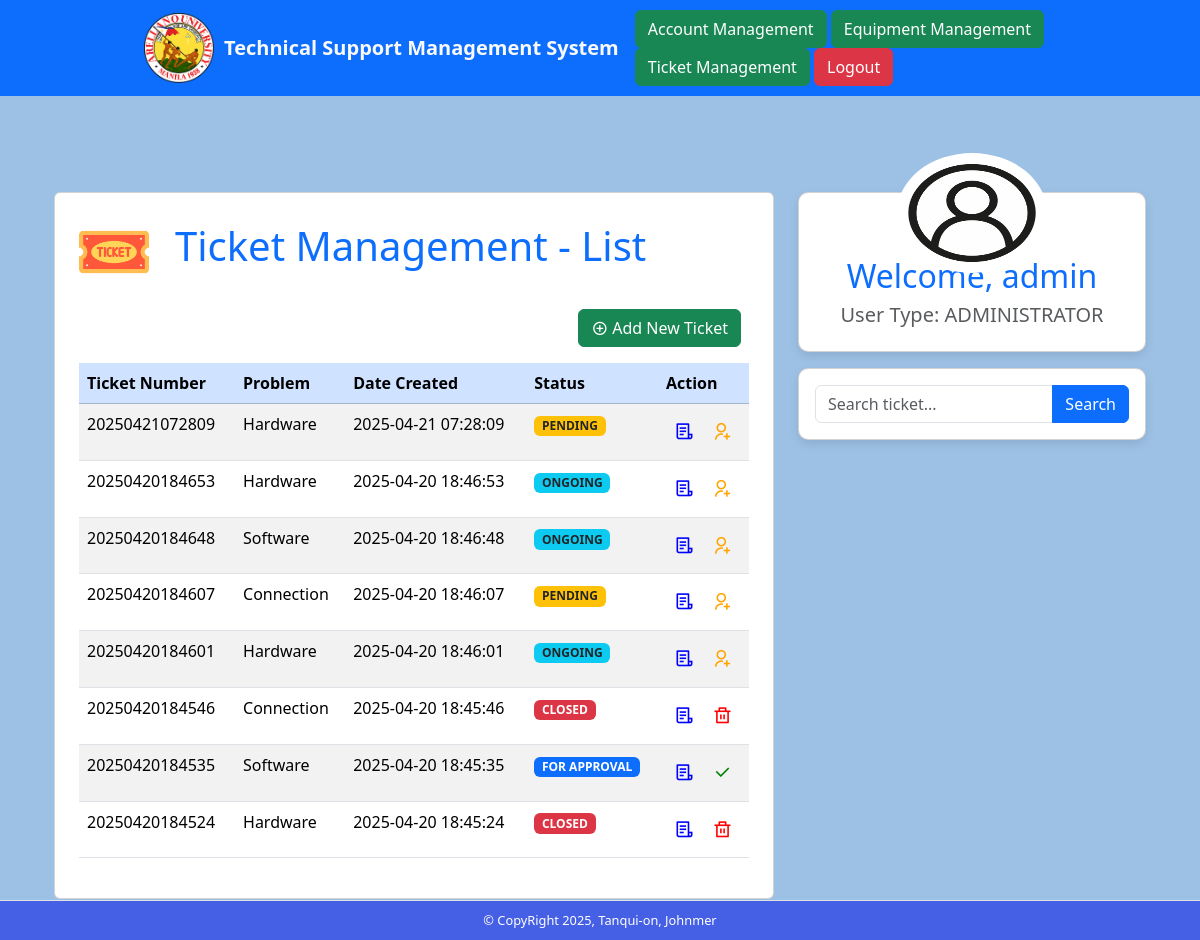
The app's page /tickets-management.php (signed in) with its own data.
### tables this page shows
CREATE TABLE `tbltickets` (
  `ticketnumber` varchar(50) NOT NULL,
  `problem` varchar(50) NOT NULL,
  `details` varchar(50) NOT NULL,
  `status` varchar(50) NOT NULL,
  `createdby` varchar(50) NOT NULL,
  `datecreated` varchar(50) NOT NULL,
  `assignedto` varchar(255) DEFAULT NULL,
  `dateassigned` varchar(50) NOT NULL,
  `datecompleted` varchar(50) NOT NULL,
  `approvedby` varchar(50) NOT NULL,
  `dateapproved` varchar(50) NOT NULL
);

### tickets-management.php (the view, shortened to what this page needs)
<?php
require_once "config.php";
$username = $_SESSION['username'];
$usertype = $_SESSION['usertype'];
$searchTerm = "";
if ($searchTerm) {
    if ($usertype === 'TECHNICAL') {
        $sql = "SELECT * FROM tbltickets WHERE assignedto = ? AND (ticketnumber LIKE ? OR problem LIKE ? OR status LIKE ?) ORDER BY ticketnumber DESC";
        $stmt = mysqli_prepare($link, $sql);
        mysqli_stmt_bind_param($stmt, "ssss", $username, $searchTerm, $searchTerm, $searchTerm);
    } elseif ($usertype === 'STAFF' || $usertype === 'USER') {
        $sql = "SELECT * FROM tbltickets WHERE createdby = ? AND (ticketnumber LIKE ? OR problem LIKE ? OR status LIKE ?) ORDER BY ticketnumber DESC";
        $stmt = mysqli_prepare($link, $sql);
        mysqli_stmt_bind_param($stmt, "ssss", $username, $searchTerm, $searchTerm, $searchTerm);
    } else {
        $sql = "SELECT * FROM tbltickets WHERE (ticketnumber LIKE ? OR problem LIKE ? OR status LIKE ?) ORDER BY ticketnumber DESC";
        $stmt = mysqli_prepare($link, $sql);
        mysqli_stmt_bind_param($stmt, "sss", $searchTerm, $searchTerm, $searchTerm);
    }
} else {
    if ($usertype === 'TECHNICAL') {
        $sql = "SELECT * FROM tbltickets WHERE assignedto = ? ORDER BY ticketnumber DESC";
        $stmt = mysqli_prepare($link, $sql);
        mysqli_stmt_bind_param($stmt, "s", $username);
    } elseif ($usertype === 'STAFF' || $usertype === 'USER') {
        $sql = "SELECT * FROM tbltickets WHERE createdby = ? ORDER BY ticketnumber DESC";
        $stmt = mysqli_prepare($link, $sql);
        mysqli_stmt_bind_param($stmt, "s", $username);
    } else {
        $sql = "SELECT * FROM tbltickets ORDER BY ticketnumber DESC";
        $stmt = mysqli_prepare($link, $sql);
    }
}
if (mysqli_stmt_execute($stmt)) {
    $result = mysqli_stmt_get_result($stmt);
} else {
    $error = "<div class='alert alert-danger text-center'>Error executing query.</div>";
}
function buildTable($result, $usertype) {
    if (mysqli_num_rows($result) > 0) {
      echo "<table class='table table-striped'>";
      echo '<thead class="table-primary">
              <tr>
                <th>Ticket Number</th>
                <th>Problem</th>
                <th>Date Created</th>
                <th>Status</th>
                <th>Action</th>
              </tr>
            </thead>
            <tbody>';
      while ($row = mysqli_fetch_array($result, MYSQLI_ASSOC)) {
            $status = strtoupper(trim($row['status']));
            $badgeClass = '';
            switch($status) {
                case 'PENDING':
                    $badgeClass = 'bg-warning text-dark';
                    break;
                case 'ONGOING':
                    $badgeClass = 'bg-info text-dark';
                    break;
                case 'FOR APPROVAL':
                    $badgeClass = 'bg-primary';
                    break;
                case 'CLOSED':
                    $badgeClass = 'bg-danger';
                    break;
            }
          echo "<tr>";
          echo "<td>" . $row['ticketnumber'] . "</td>";
          echo "<td>" . $row['problem'] . "</td>";
          echo "<td>" . $row['datecreated']. "</td>";
          echo "<td><span class='badge $badgeClass'>" . htmlspecialchars($row['status']) . "</span></td>";
          echo "<td>";
            echo "<div class='d-flex gap-2 flex-wrap justify-content-center'>";
            echo "<a href='#'
                    class='details-icon'
                    data-bs-toggle='modal'
                    data-bs-target='#detailsModal'
                    data-ticket='" . htmlspecialchars(json_encode($row), ENT_QUOTES, 'UTF-8') . "'
                    onmouseover='this.style.backgroundColor = \"blue\"; this.style.color = \"white\";'
                    onmouseout='this.style.backgroundColor = \"transparent\"; this.style.color = \"blue\";'
                    style='font-size: 1.2rem; text-decoration: none; color: blue; padding: 5px; border-radius: 4px; transition: background-color 0.3s, color 0.3s;'
                    title='View Ticket Details'>
                      <i class='ri-file-list-3-line'></i>
                  </a>";
                  $normalizedStatus = str_replace('-', '', strtoupper(trim($row['status'])));
                  if ($usertype === 'ADMINISTRATOR') {
                      if (in_array($normalizedStatus, ['PENDING', 'ONGOING'])) {
                          echo "<a href='assign-ticket.php?ticket=" . $row['ticketnumber'] . "'
                                  class='assign-icon'
                                  onmouseover='this.style.backgroundColor = \"orange\"; this.style.color = \"white\";'
                                  onmouseout='this.style.backgroundColor = \"transparent\"; this.style.color = \"orange\";'
                                  style='font-size: 1.2rem; text-decoration: none; color: orange; padding: 5px; border-radius: 4px; transition: background-color 0.3s, color 0.3s;'
                                  title='Assign Ticket'>
                                        <i class='ri-user-add-line'></i>
                                </a>";
                      }
                      if ($normalizedStatus === "FOR APPROVAL") {
                          echo "<a href='#'
                                  class='approve-icon'
                                  data-ticket='" . htmlspecialchars(json_encode($row), ENT_QUOTES, 'UTF-8') . "'
                                  onmouseover='this.style.backgroundColor = \"green\"; this.style.color = \"white\";'
                                  onmouseout='this.style.backgroundColor = \"transparent\"; this.style.color = \"green\";'
                                  style='font-size: 1.2rem; text-decoration: none; color: green; padding: 5px; border-radius: 4px; transition: background-color 0.3s, color 0.3s;'
                                  title='Approve Ticket'>
                                        <i class='ri-check-line'></i>
                                </a>";
                      }
                      if ($normalizedStatus === "CLOSED") {
                          echo "<a href='#'
                                  class='delete-icon'
                                  data-bs-toggle='modal'
                                  data-bs-target='#confirmDeleteModal'
                                  onclick='setDeleteTicket(\"" . $row['ticketnumber'] . "\")'
                                  onmouseover='this.style.backgroundColor = \"red\"; this.style.color = \"white\";'
                                  onmouseout='this.style.backgroundColor = \"transparent\"; this.style.color = \"red\";'
                                  style='font-size: 1.2rem; text-decoration: none; color: red; padding: 5px; border-radius: 4px; transition: background-color 0.3s, color 0.3s;'
                                  title='Delete Ticket'>
                                        <i class='ri-delete-bin-line'></i>
                                </a>";
                      }
                  }
                  echo "</div>";
                  echo "</td>";
                  echo "</tr>";
        }
        echo "</tbody></table>";
    } else {
        echo "<div class='alert alert-warning text-center'>No tickets found</div>";
    }
}
?>
<!DOCTYPE html>
<html lang="en">
<head>
  <link href="https://cdn.jsdelivr.net/npm/bootstrap@5.3.2/dist/css/bootstrap.min.css" rel="stylesheet">
  <link rel="stylesheet" href="styles.css">
  <link rel="stylesheet" href="https://cdnjs.cloudflare.com/ajax/libs/remixicon/4.6.0/remixicon.css">
</head>
<body>
<nav class="navbar navbar-expand-lg navbar-dark bg-primary">
  <div class="container d-flex justify-content-between align-items-center">
    <div class="d-flex align-items-center">
      <a href="index.php">
        <img src="picture/Arellano_University_logo.png" style="height:70px; margin-right: 10px;" alt="University Logo">
      </a>
      <a class="navbar-brand highlight" href="#">Technical Support Management System</a>
    </div>
    <div>
      <?php if($usertype == 'ADMINISTRATOR'): ?>
          <a href="accounts-management.php" class="btn btn-success">Account Management</a>
          <a href="equipment-management.php" class="btn btn-success">Equipment Management</a>
          <a href="tickets-management.php" class="btn btn-success">Ticket Management</a>
      <?php elseif($usertype == 'TECHNICAL'): ?>
          <a href="equipment-management.php" class="btn btn-success">Equipment Management</a>
          <a href="tickets-management.php" class="btn btn-success">Ticket Management</a>
      <?php else: ?>
          <a href="equipment-management-view.php" class="btn btn-success">Equipment Management - (View Version)</a>
          <a href="tickets-management.php" class="btn btn-success">Ticket Management</a>
      <?php endif; ?>
      <a href="logout.php" class="btn btn-danger">Logout</a>
    </div>
  </div>
</nav>
<main div class="container mt-5">
<div class="container mt-5">
  <div class="row" >
    <div class="col-md-8">
      <div class="card p-4">
        <div class="d-flex">
          <img src="picture/Ticket-logo.png" alt="Ticket Logo" class="ticket-logo" style="height: 70px;">
          <h4 class="text-primary ms-3">Ticket Management - List</h4>
        </div>
        <div class="d-flex justify-content-end my-3">
          <a href="create-ticket.php" class="btn btn-success me-2">
            <i class="ri-add-circle-line"></i> Add New Ticket
          </a>
        </div>
        <?php
          if(isset($error)){
            echo $error;
          } else {
            buildTable($result, $usertype);
          }
        ?>
      </div>
    </div>
    <div class="col-md-4">
      <div class="card card-custom p-3 text-center">
        <img src="picture/acc_icon.png" alt="User Icon" class="user-icon">
        <h2 class="text-primary mt-5">Welcome, <?= $_SESSION['username'] ?></h2>
        <h5 class="text-muted">User Type: <?= $_SESSION['usertype'] ?></h5>
      </div>
      <div class="card card-custom p-3 mt-3">
        <form action="<?= htmlspecialchars($_SERVER['PHP_SELF']); ?>" method="POST">
          <div class="input-group">
            <input type="text" name="txtsearch" class="form-control" placeholder="Search ticket...">
            <button type="submit" name="btnsearch" class="btn btn-primary">Search</button>
          </div>
        </form>
      </div>
    </div>
  </div>
</div>
</main>
<footer class="custom-footer text-center border-top">
  &copy; CopyRight 2025, Tanqui-on, Johnmer
</footer>
</body>
</html>

### styles.css (style rules this page uses)
body { background-color: rgba(81, 145, 209, 0.56); }
thead { background-color: rgba(81, 145, 209, 0.56) ; }
.navbar { padding: 10px 15px; }
.navbar .container { max-width: 80%; }
.card-custom { background: #fff; padding: 20px; border-radius: 10px; box-shadow: 0 4px 10px rgba(0, 0, 0, 0.1); position: relative; text-align: center; }
.user-icon { width: 150px; height: 120px; position: absolute; top: -40px; left: 50%; transform: translateX(-50%); border-radius: 50%; background: white; padding: 10px; }
th { background-color: #007bff; color: white; }
.navbar-brand { font-size: 20px; }
h4 { font-size: 40px; padding: 5px 10px 15px 10px; }
.highlight { font-weight: bold; color: #f8f9fa; }
html, body { height: 100%; margin: 0; display: flex; flex-direction: column; }
main { flex: 1; }
.custom-footer { background-color:rgb(69, 96, 229); color: #fff; padding: 10px 0; font-size: 0.8rem; }

### records on screen
tbltickets: ticketnumber "20250421072809", problem "Hardware", datecreated "2025-04-21 07:28:09", status "PENDING"
tbltickets: ticketnumber "20250420184653", problem "Hardware", datecreated "2025-04-20 18:46:53", status "ONGOING"
tbltickets: ticketnumber "20250420184648", problem "Software", datecreated "2025-04-20 18:46:48", status "ONGOING"
tbltickets: ticketnumber "20250420184607", problem "Connection", datecreated "2025-04-20 18:46:07", status "PENDING"
tbltickets: ticketnumber "20250420184601", problem "Hardware", datecreated "2025-04-20 18:46:01", status "ONGOING"
tbltickets: ticketnumber "20250420184546", problem "Connection", datecreated "2025-04-20 18:45:46", status "CLOSED"
tbltickets: ticketnumber "20250420184535", problem "Software", datecreated "2025-04-20 18:45:35", status "FOR APPROVAL"
tbltickets: ticketnumber "20250420184524", problem "Hardware", datecreated "2025-04-20 18:45:24", status "CLOSED"

### other values on screen
$_SESSION['username'] "admin"
$_SESSION['usertype'] "ADMINISTRATOR"
